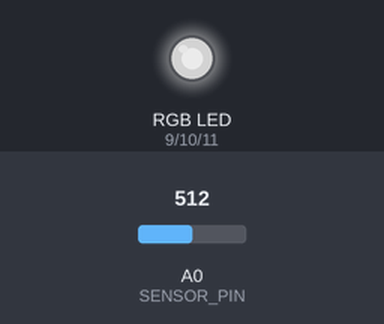
Bench run of a sketch on a simulated Arduino Uno, built with avr-gcc and run on an emulated ATmega328P. Parts: an RGB LED mixed from three pins (HIGH = lit). The inputs (shaded band) are chosen by the test bench; at power-on: A0 (SENSOR_PIN) = 512. Dim RGB values are drawn brighter than linear.

Above: at 1.2 s.
1.3 s: A0 (SENSOR_PIN) set to 306
At 1.6 s:
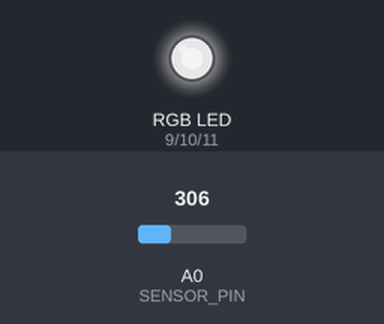
2.8 s: A0 (SENSOR_PIN) set to 122
At 3.9 s:
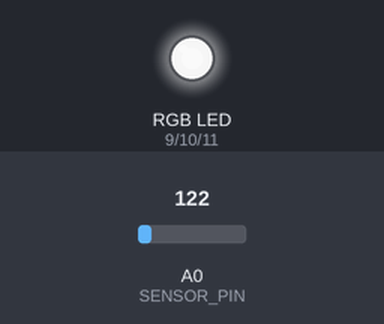
4.3 s: A0 (SENSOR_PIN) set to 900
At 5.1 s:
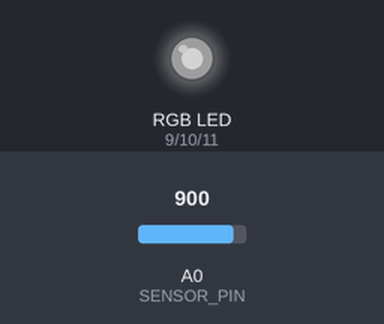
5.8 s: A0 (SENSOR_PIN) set to 1023
At 6.2 s:
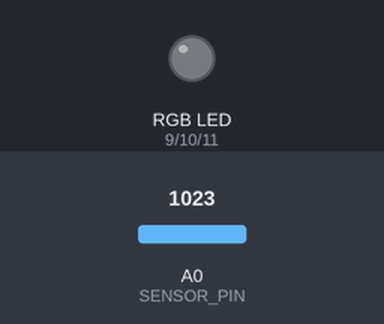
Timing chart, 0 to 8.3 s (numbered marks = the images above; inputs shaded):
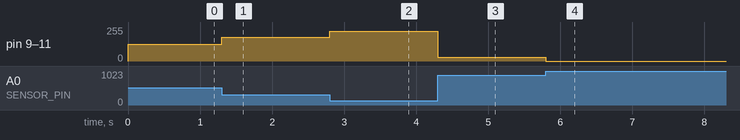

The sketch:

Circuit_03_Aleration_1.ino
```cpp
const int RED_PIN = 9;
const int GREEN_PIN = 10;
const int BLUE_PIN = 11;

const int SENSOR_PIN = 0;


void setup()
{
  // Here we'll configure the Arduino pins we're using to
  // drive the LED to be outputs:

  pinMode(RED_PIN, OUTPUT);
  pinMode(GREEN_PIN, OUTPUT);
  pinMode(BLUE_PIN, OUTPUT);
  pinMode(SENSOR_PIN, INPUT);
}


void loop()
{
  int sensorValue = analogRead(SENSOR_PIN);

  int intensity = 255 - (sensorValue / 4);

  analogWrite(RED_PIN, intensity);
  analogWrite(BLUE_PIN, intensity);
  analogWrite(GREEN_PIN, intensity);
}
```

Measured:
- after the input at 1.3 s, pin 9 (RED_PIN), pin 10 (GREEN_PIN), pin 11 (BLUE_PIN): 127/255 → 179/255 at once
- after the input at 2.8 s, pin 9 (RED_PIN), pin 10 (GREEN_PIN), pin 11 (BLUE_PIN): 179/255 → 225/255 at once
- after the input at 4.3 s, pin 9 (RED_PIN), pin 10 (GREEN_PIN), pin 11 (BLUE_PIN): 225/255 → 30/255 at once
- after the input at 5.8 s, pin 9 (RED_PIN), pin 10 (GREEN_PIN), pin 11 (BLUE_PIN): 30/255 → 0/255 at once
